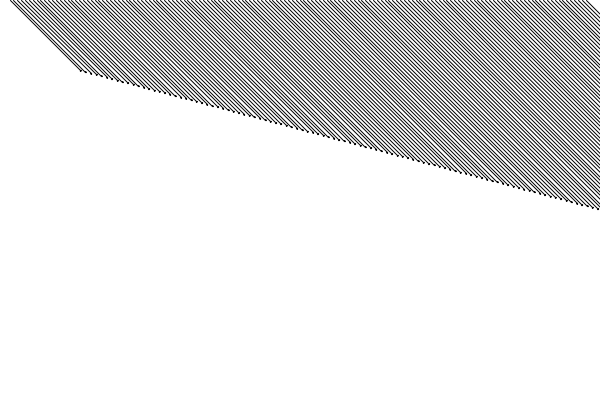
Frame 1 (no input)
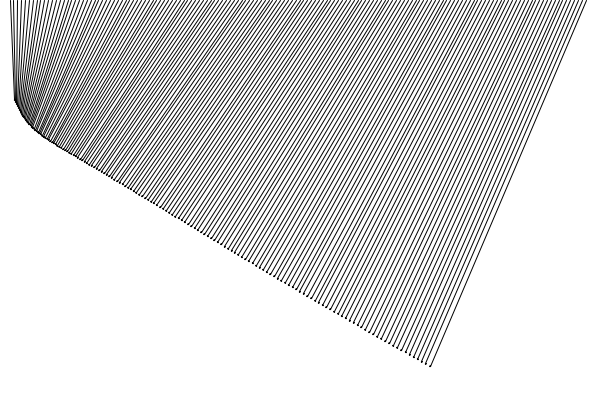
Frame 60 (the mouse pressed at the canvas centre just before this capture)
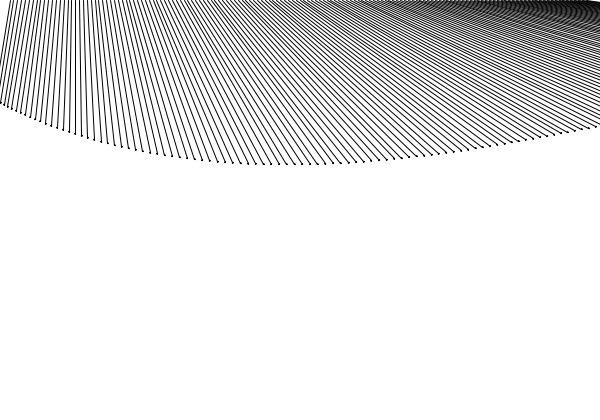
Frame 120 (the mouse held since frame 60 and released just before this capture)

The Processing sketch that drew these frames (run headless with seeded random() and noise(); from frame 60 on, the mouse is pressed at the canvas centre):

// Processing sketch: processing_106999
// ── processing_106999.pde

// This is a little sketch showing that you can make realistic curtain movements 
// out of a simple pendulum simulation working with object oriented programming.
// It is based on video lesson 3.4 of »The Nature of Code« from Daniel Shiffman: 
// http://vimeo.com/channels/natureofcode/59707298
// I suggest you check out all of his lessons up to this one if you want to understand the concepts.
//
// Click the mouse to apply wind.
//
// - Peter Hofmann

Pendulum[] p;

void setup() {
  size(600, 420);
  smooth();
  p = new Pendulum[150];

  for (int i=0; i < p.length; i++) {
    p[i] = new Pendulum(new PVector(map(i,0,p.length,10,width-10), 0), (i+50)*2, 1); 
    // if Mass should take effect, change the last digit to anything other than 1 
    // also uncomment the Mass operation in the gravity function of the pendulum class
  }
}

void draw() {
  background(255);

  for (Pendulum p_ : p) {

    p_.display();
    p_.update();
    p_.gravity();
      
    if(mousePressed) {
      float wind = .002;
      p_.applyForce(wind);
    }  
   
  }
}

class Pendulum {
  PVector origin;
  PVector bob;
  float bobMass;
  float a, r;
  float aVel;
  float aAcc;
  float damping = 0.99;
  float G = 0.6;


  Pendulum(PVector origin_, float r_, float bobMass_) {
    bobMass = bobMass_;
    r = r_;
    a = PI/4;
    aVel = 0.0;
    aAcc = 0.0;
    origin = origin_;
    bob = new PVector(origin.x , r);
  }

  void display() {
    bob.x = origin.x + r * sin(a);
    bob.y = origin.y + r * cos(a);

    line(origin.x, origin.y, bob.x, bob.y);
    ellipse(bob.x, bob.y, bobMass, bobMass);
  }

  void update() {

    aVel += aAcc;
    aVel *= damping;
    a += aVel;
    
    aAcc *= 0;
        
  }
  
  void gravity() {
    float gravity = ( -1 * G / bob.y) * sin(a);
//    gravity *= ( bobMass / 100 ); 
    applyForce(gravity);
  }
  
  void applyForce(float f) {
    aAcc += f;
  }
  
}
